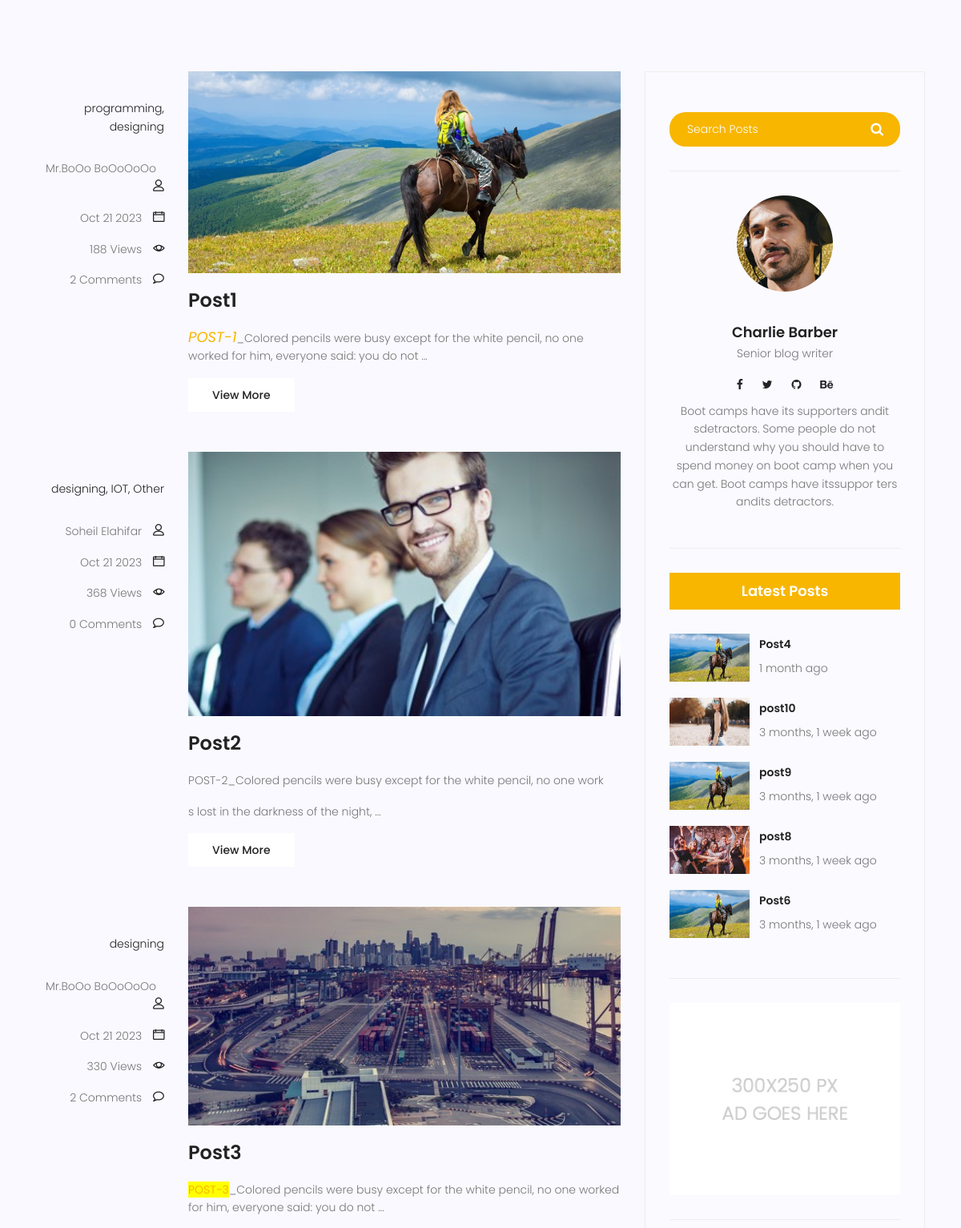
Page /blog/ (middle part) on the earlier database version.
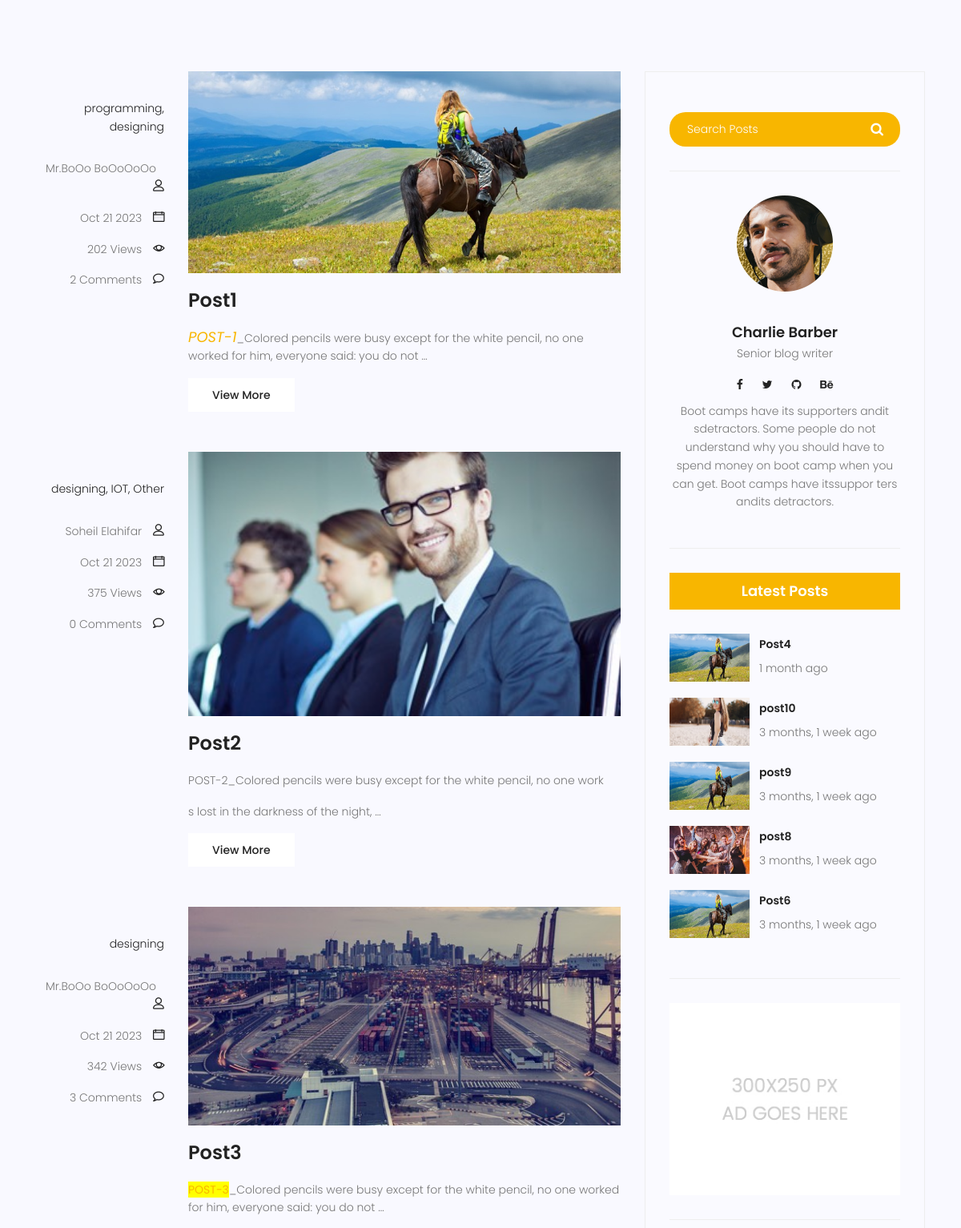
Same page on the later database version.
### blog/models.py (models this page shows, shortened)
class Category(models.Model):
        name = models.CharField(max_length=255)
        def __str__(self):
            return self.name

class Post(models.Model):
    author = models.ForeignKey(User, on_delete=models.SET_NULL, null=True)
    image = models.ImageField(upload_to = 'blog/', default='blog/default.jpg')
    tag = TaggableManager()
    category = models.ManyToManyField(Category)
    title = models.CharField(max_length=255)
    content = models.TextField()
    counted_views = models.IntegerField(default=0)
    status = models.BooleanField(default=False)
    login_require = models.BooleanField(default=False)
    published_date = models.DateTimeField()
    created_date = models.DateTimeField(auto_now_add=True)
    updated_date = models.DateTimeField(auto_now=True)
    class Meta:
        ordering = ['created_date'] # ['created_date'] reverse_order
    def __str__(self):
        return self.title

### blog/views.py (the view)
# urls.py: path('', views.index_view, name='index'),
def index_view(request, **kwargs):
    posts = check_published_date()
    if kwargs is not None:
        if kwargs.get('cat_name') is not None:
            posts = posts.filter(category__name=kwargs['cat_name'])
        elif kwargs.get('author_username') is not None:
            posts = posts.filter(author__username=kwargs['author_username'])
        elif kwargs.get('tag_name') is not None:
            posts = posts.filter(tag__name=kwargs['tag_name'])
    if request.method == 'GET':
        if x:= request.GET.get('sBar'):
            posts = posts.filter(content__contains=x)
    posts = Paginator(posts, 3)
    try:
        page_number = request.GET.get('page')
        posts = posts.get_page(page_number)
    except EmptyPage:
        posts = posts.get_page(1)
    except PageNotAnInteger:
        posts = posts.get_page(1)
    context = {'context': posts}
    return render(request, 'blog/blog-home.html', context)

### blog/templatetags/blog_tags.py (called while the page is built)
@register.simple_tag(name="comments_count")
def function(pid):
    return Comment.objects.filter(post=pid, approved=True).count()

@register.inclusion_tag("blog/blog-latest.html")
def latest_posts(arg=3):
    context = {'context': check_published_date().order_by('-published_date')[:arg]}
    return context

@register.inclusion_tag("blog/blog-categories.html")
def post_categories():
    posts = check_published_date()
    categories = Category.objects.all()
    cat_dict = {}
    for cat in categories:
        cat_dict[cat] = posts.filter(category=cat).count()
    return {'categories': cat_dict}

### blog/views.py (called while the page is built)
def check_published_date():
    now = datetime.now()
    now = timezone.make_aware(datetime(now.year, now.month, now.day, now.hour, now.minute, now.second))
    posts = Post.objects.filter(published_date__lte=now, status=1)
    return posts

### templates/blog/blog-home.html (shortened to what this page needs)
{% extends 'base.html' %}
{% load static %}
{% load blog_tags %}
{% block content %}
  <section class="top-category-widget-area pt-90 pb-90">
  </section>
  <section class="post-content-area">
    <div class="container">
      <div class="row">
        <div class="col-lg-8 posts-list">
          {% for post in context %}
            <div class="single-post row">
              <div class="col-lg-3 col-md-3 meta-details">
                <ul class="tags">
                  <li>
                    {% for cat in post.category.all %}
                      <a href="{% url 'blog:category' cat %}">{{cat}}{% if not forloop.last %},{% endif %} </a>
                    {% endfor %}
                  </li>
                </ul>
                <div class="user-details row">
                  <p class="user-name col-lg-12 col-md-12 col-6">
                    <a href="{% url 'blog:author' post.author %}">{{post.author.get_full_name}}</a> <span class="lnr lnr-user"></span>
                  </p>
                  <p class="date col-lg-12 col-md-12 col-6">
                    <a href="#">{{post.published_date|date:"M d Y"}}</a> <span class="lnr lnr-calendar-full"></span>
                  </p>
                  <p class="view col-lg-12 col-md-12 col-6">
                    <a href="#">{{post.counted_views}} Views</a> <span class="lnr lnr-eye"></span>
                  </p>
                  <p class="comments col-lg-12 col-md-12 col-6">
                    <a href="#">{% comments_count post.id %} Comments</a> <span class="lnr lnr-bubble"></span>
                  </p>
                </div>
              </div>
              <div class="col-lg-9 col-md-9">
                <div class="feature-img">
                  <img class="img-fluid" src="{{post.image.url}}" alt="" />
                </div>
                <a class="posts-title" href="{% url 'blog:post' post.id %}"><h3>{{post.title}}</h3></a>
                <p class="excert">{{post.content|safe|truncatewords_html:20}}</p>
                <a href="{% url 'blog:post' post.id %}" class="primary-btn">View More</a>
              </div>
            </div>
          {% endfor %}
        </div>
        <div class="col-lg-4 sidebar-widgets">
          <div class="widget-wrap">
            {% include "blog/blog-search.html" %}
            {% include "blog/blog-writer.html" %}
            {% latest_posts 5 %}
            {% include "blog/blog-ads.html" %}
          </div>
        </div>
      </div>
    </div>
  </section>
{% endblock %}

### templates/base.html (shortened to what this page needs)
{% load static %}
{% load humanize %}
<!DOCTYPE html>
<html lang="zxx" class="no-js">
  <head>
    <link rel="stylesheet" href="{% static 'css/linearicons.css' %}" />
    <link rel="stylesheet" href="{% static 'css/font-awesome.min.css' %}" />
    <link rel="stylesheet" href="{% static 'css/bootstrap.css' %}" />
    <link rel="stylesheet" href="{% static 'css/magnific-popup.css' %}" />
    <link rel="stylesheet" href="{% static 'css/jquery-ui.css' %}" />
    <link rel="stylesheet" href="{% static 'css/nice-select.css' %}" />
    <link rel="stylesheet" href="{% static 'css/animate.min.css' %}" />
    <link rel="stylesheet" href="{% static 'css/owl.carousel.css' %}" />
    <link rel="stylesheet" href="{% static 'css/main.css' %}" />
  </head>
  <body>
    {% block content %}
    {% endblock %}
  </body>
      </html>

### templates/blog/blog-search.html
{% load static %}
<div class="single-sidebar-widget search-widget">
  <form class="search-form" action="{% url 'blog:search' %}" method="get">
    <input placeholder="Search Posts" name="sBar" type="text" onfocus="this.placeholder = ''" onblur="this.placeholder = 'Search Posts'" />
    <button type="submit"><i class="fa fa-search"></i></button>
  </form>
</div>

### templates/blog/blog-writer.html
{% load static %}
<div class="single-sidebar-widget user-info-widget">
  <img src="{% static 'img/blog/user-info.png' %}" alt="" />
  <a href="#"><h4>Charlie Barber</h4></a>
  <p>Senior blog writer</p>
  <ul class="social-links">
    <li>
      <a href="#"><i class="fa fa-facebook"></i></a>
    </li>
    <li>
      <a href="#"><i class="fa fa-twitter"></i></a>
    </li>
    <li>
      <a href="#"><i class="fa fa-github"></i></a>
    </li>
    <li>
      <a href="#"><i class="fa fa-behance"></i></a>
    </li>
  </ul>
  <p>Boot camps have its supporters andit sdetractors. Some people do not understand why you should have to spend money on boot camp when you can get. Boot camps have itssuppor ters andits detractors.</p>
</div>

### templates/blog/blog-latest.html (shortened to what this page needs)
{% load humanize %}
{% load static %}
{% load blog_tags %}
<div class="single-sidebar-widget popular-post-widget">
  <h4 class="popular-title">Latest Posts</h4>
  <div class="popular-post-list">
    {% for post in context %}
      <div class="single-post-list d-flex flex-row align-items-center">
        <div class="thumb">
          <img src="{{post.image.url}}" alt=""  style="width:100px; height:60px"/>
        </div>
        <div class="details">
          <a href="{% url 'blog:post' post.id %}"><h6>{{post}}</h6></a>
          <p>{{post.published_date|naturaltime}}</p>
        </div>
      </div>
    {% endfor %}
  </div>
</div>

### templates/blog/blog-ads.html
{% load static %}
<div class="single-sidebar-widget ads-widget">
    <a href="#"><img class="img-fluid" src="{% static 'img/blog/ads-banner.jpg' %}" alt="" /></a>
</div>

### templates/blog/blog-categories.html (shortened to what this page needs)
{% load static %}
{% load blog_tags %}

### templates/blog/blog-newsletter.html (shortened to what this page needs)
{% load static %}

### templates/blog/blog-tags.html (shortened to what this page needs)
{% load static %}

Differences in the rows shown:
changed Post "Post1": counted_views "188" → "202"
changed Post "Post2": counted_views "368" → "375"
changed Post "Post3": counted_views "330" → "342"; id "2" → "3"
